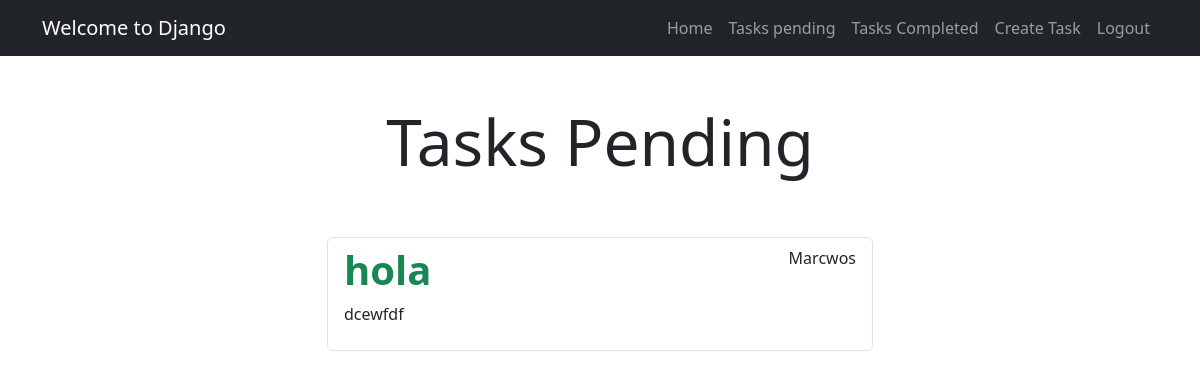
/tasks/ (signed in), run on an earlier commit of the app's database.
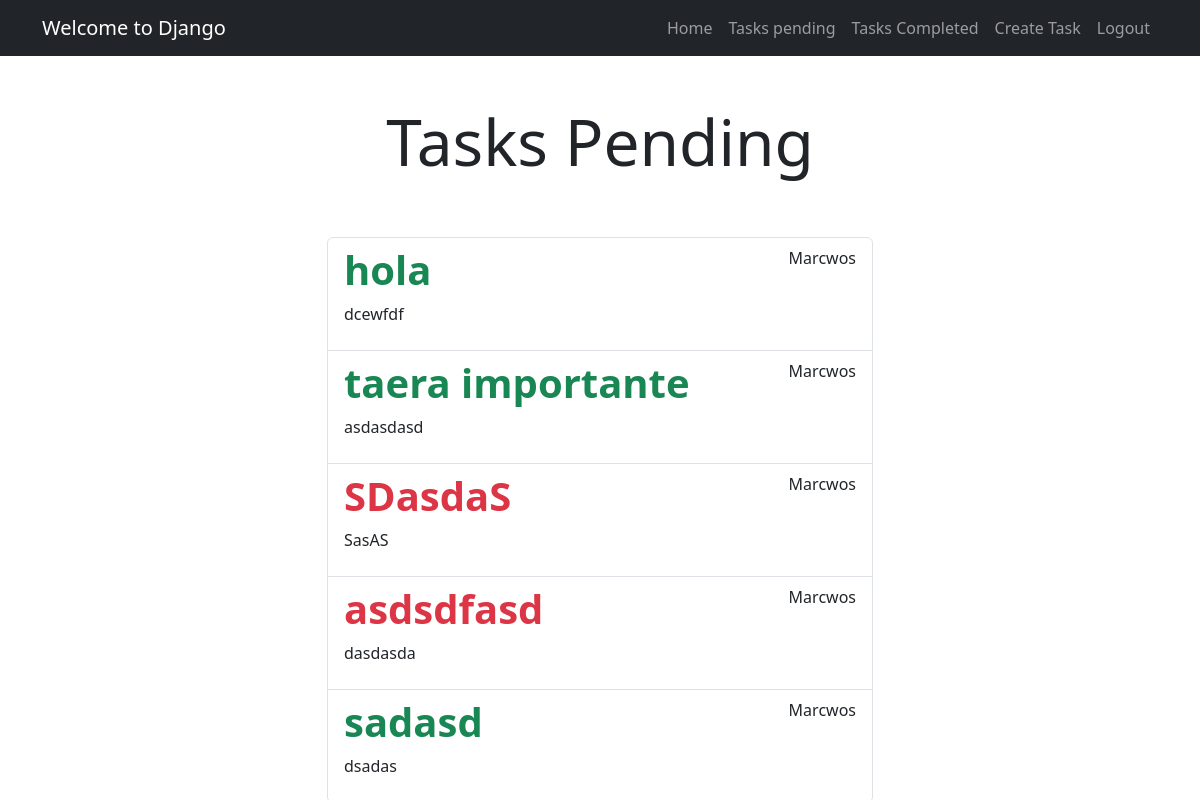
And on a later commit of the database.
### tasks/models.py (models this page shows, shortened)
class Task(models.Model):
    TASK_TYPE_CHOICES = [
        ('normal', 'Normal'),
        ('urgent', 'Urgent')
    ]
    title = models.CharField(max_length=100)
    description = models.TextField(blank=True)
    created = models.DateTimeField(auto_now_add=True)
    datecompleted = models.DateTimeField(null=True, blank=True)
    important = models.BooleanField(default=False)
    user = models.ForeignKey(User, on_delete=models.CASCADE)
    task_type = models.CharField(max_length=10, choices=TASK_TYPE_CHOICES, default='normal')

### tasks/views.py (the view)
# urls.py: path('tasks/', views.tasks, name='tasks'),
@login_required
def tasks(request):
    tasks = Task.objects.filter(user=request.user, datecompleted__isnull=True)
    return render(request, 'tasks.html', {'tasks': tasks})

### tasks/templates/tasks.html (shortened to what this page needs)
{% extends 'base.html' %}
{% block content %}
<main class="container">
    <div class="row">
        <div class="col-md-6 offset-md-3">
            <h1 class="text-center display-3 py-5">Tasks Pending</h1>
            <ul class="list-group">
                {% for task in tasks %}
                <a class="list-group-item" href="{% url 'task_detail' task.id %}">
                    <header class="d-flex justify-content-between">
                        {% if task.task_type == 'urgent' %}
                        <h1 class="fw-bold text-danger">{{ task.title }}</h1>
                        {% elif task.important %}
                        <h1 class="fw-bold text-success">{{ task.title }}</h1>
                        {% else %}
                        <h1 class="fw-bold">{{ task.title }}</h1>
                        {% endif %}
                        <p>{{ task.user.username }}</p>
                    </header>
                    <p>{{ task.description }}</p>
                </a>
                {% endfor %}
            </ul>
        </div>
    </div>
</main>
{% endblock %}

### tasks/templates/base.html (shortened to what this page needs)
<!DOCTYPE html>
<html lang="en">
<head>
    <link rel="stylesheet" href="https://cdn.jsdelivr.net/npm/bootstrap@5.3.3/dist/css/bootstrap.min.css">
</head>
<body>
    <nav class="navbar navbar-expand-lg bg-dark navbar-dark">
        <div class="container">
            <a class="navbar-brand" href="/">Welcome to Django</a>
            <div class="collapse navbar-collapse" id="navbarNav">
                <ul class="navbar-nav ms-auto">
                    <li class="nav-item">
                        <a href="/" class="nav-link">Home</a>
                    </li >
                    {% if user.is_authenticated %}
                    <li class="nav-item">
                        <a href="{% url 'tasks' %}" class="nav-link">Tasks pending</a>
                    </li>
                    <li class="nav-item">
                        <a href="{% url 'tasks_completed' %}"" class="nav-link">Tasks Completed</a>
                    </li>
                    <li class="nav-item">
                        <a href=" /tasks/create/" class="nav-link">Create Task</a>
                    </li>
                    <li class="nav-item">
                        <a href="/logout" class="nav-link">Logout</a>
                    </li>
                    {% endif %}
                </ul>
            </div>
        </div>
    </nav>
    {% block content %}
    {% endblock %}
</body>
</html>

What changed in the data, as far as the page shows it:
added Task: title "taera importante", user.username "Marcwos", description "asdasdasd"
added Task: title "SDasdaS", user.username "Marcwos", description "SasAS"
added Task: title "asdsdfasd", user.username "Marcwos", description "dasdasda"
added Task: title "sadasd", user.username "Marcwos", description "dsadas"
